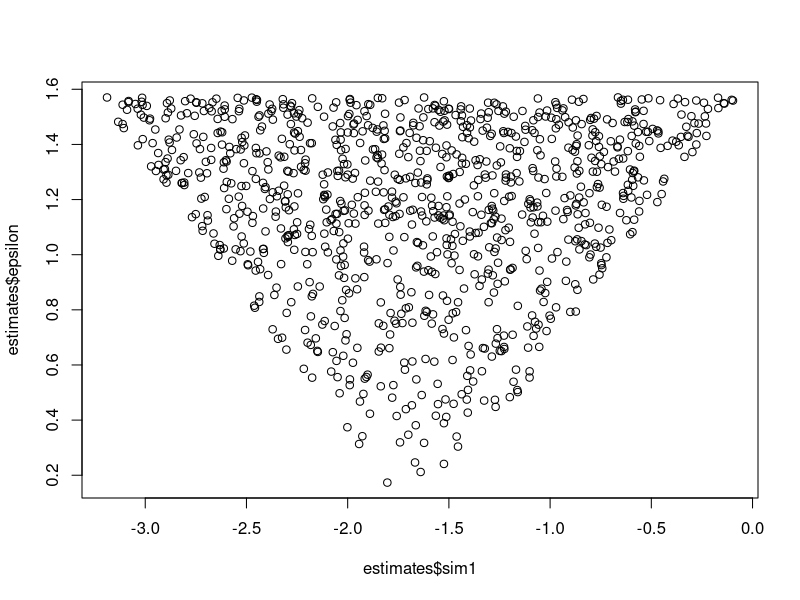
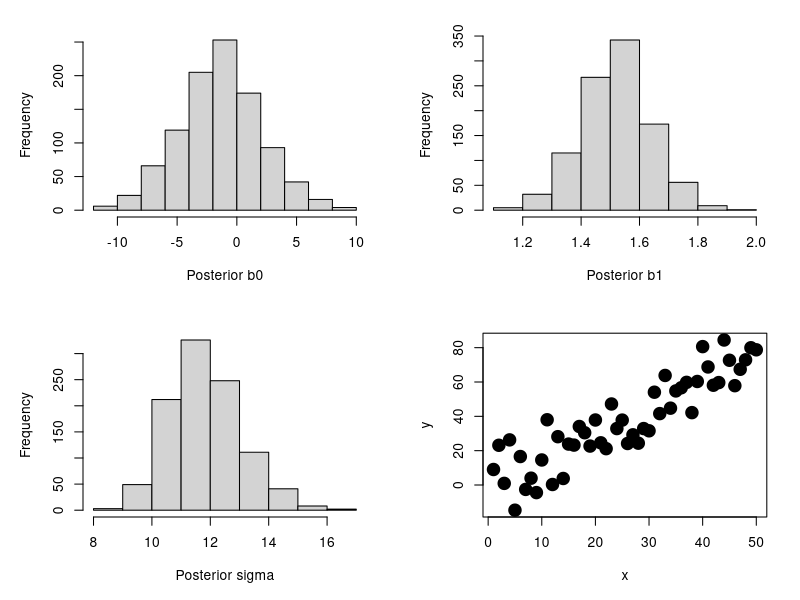

Generate these figures, in order, with R: (Note: this script raises an error after producing the figures.)
library(parameters)

####################
#Create pseudo data#
####################

x <- 1:50
set.seed(666)
y <- 1.5*x+rnorm(length(x), 0, 10)

##############################
#Create linear model function#
##############################

linear_model <-  function(x,y){
  
  if(length(x) != length(y)){stop("x is not the same length as y")}
  
  n  <- length(x)
  xs <- sum(x)
  ys <- sum(y)
  xy <- sum(x*y)
  x2 <- sum(x^2)
  
  b1    <- ((n*xy)-(xs*ys))/((n*x2)-(xs^2))
  b0    <- (ys-b1*xs)/n
  resid <- y-(b0+b1*x)
  sigma <- sqrt(sum((resid-mean(resid))^2/n))

  return(list(parameters=c(b0, b1, sigma), residuals=resid))}

####################################################
#Set number of ABC simulations and extract observed#
####################################################

nsim            <- 400000
qtol            <- 0.0025
m               <- linear_model(x,y)
observations    <- c(m$parameters[1], m$parameters[2], m$parameters[3])

################
#Set the priors#
################

#Uniform priors bleeh never do this for the parameters of interest (coefficients
#of fixed effects[prior1 and 2]) and often #sufficient information is available
priors    <- list(prior1  = runif(nsim, -15, 15),
                  prior2  = runif(nsim,  -5, 5),
                  prior3  = runif(nsim, 0, m$parameters[3]*2)) 

##################
#Simulation model#
##################

model     <- function(par1, par2, par3){
  
    mu      <- par1 + par2 * x
    samples <- rnorm(length(x), mu, par3)
    
    mod     <- linear_model(x, samples)
    distance<- sqrt(sum((mod$parameters-observations)^2))
  
  return(c(mod$parameters[1], mod$parameters[2], mod$parameters[3], distance))}

###################
#Simulate our data#
###################

sim_df <- matrix(ncol=4, nrow = nsim)

for(s in 1:nsim){
  
  print(s)
  
  sim_df[s,] <- model(priors[[1]][s], priors[[2]][s], priors[[3]][s])}

#######################
#Rejection < qtol*nsim#
#######################

  priors2               <- t(do.call(rbind, priors))
  statistics            <- setNames(cbind.data.frame(priors2, sim_df), c("prior1", "prior2", "prior3", "sim1", "sim2", "sim3", "epsilon"))
  estimates             <- statistics[order(statistics$epsilon),]
  rownames(estimates)   <- NULL
  estimates             <- estimates[1:c(qtol*nsim),]
  
  plot(estimates$sim1, estimates$epsilon)
  
###################
#Linear correction#
###################
  
  posterior <- data.frame(b0=mean(estimates$prior1)+linear_model(estimates$sim1, estimates$prior1)$residuals,
                          b1=mean(estimates$prior2)+linear_model(estimates$sim2, estimates$prior2)$residuals,
                          sigma=mean(estimates$prior3)+linear_model(estimates$sim3, estimates$prior3)$residuals)
  
################################
#Plot posteriors and regression#
################################
  
par(mfrow=c(2,2), mar=c(5,5,2,2))

#posterior mu and sigma
hist(posterior$b0, breaks = 10, xlab = "Posterior b0", main = "")
hist(posterior$b1, breaks = 10, xlab = "Posterior b1", main = "")
hist(posterior$sigma, breaks = 10, xlab = "Posterior sigma", main = "")

plot(x, y, cex=2, pch=19)
for(i in 1:1000){
    lines(seq(-5, 55, 2), posterior$b0[i]+posterior$b1[i]*seq(-5, 55, 2), col=alpha(rgb(0,0,0), 0.05))
  }
abline(coef = c(mean(posterior$b0), mean(posterior$b1)), col="red", lwd=2)  

plot_label <- paste0("\nIntercept=", round(mean(posterior$b0, na.rm = T),2), " (",round(quantile(posterior$b0,0.025, na.rm = T),2), "; ",round(quantile(posterior$b0,0.975, na.rm = T),2),")",
                     "\nRegression coefficient=", round(mean(posterior$b1, na.rm = T),2), " (",round(quantile(posterior$b1,0.025, na.rm = T),2), "; ",round(quantile(posterior$b1,0.975, na.rm = T),2),")")

text(x=30, y=10, labels=plot_label)

#Meewh close enough
parameters::parameters(summary(lm(y~x)))
plot_label
